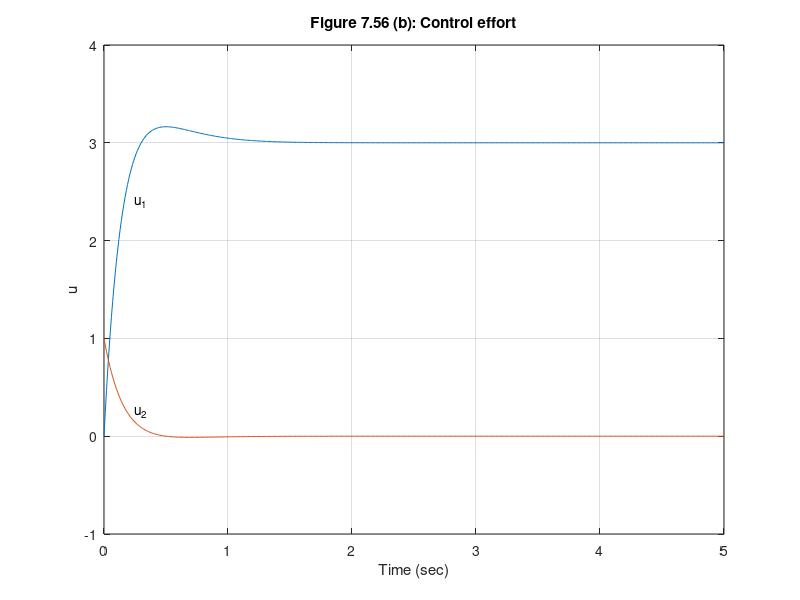

This figure's MATLAB source:
%  Figure 7.56      Feedback Control of Dynamic Systems, 4e
%                        Franklin, Powell, Emami
%
% script for Fig. 7.56             
%  
clf;
f=-3;
h=1;
g=1;
j=0;
ko=7;
k1=25;
l=7;
acl=[f,-ko,-k1;l,f-g*ko-l*h,-k1;1,0,0];
bcl=[0;0;-1];
ccl=[h, 0, 0];
dcl=[0];
t=0:.01:5;
syscl=ss(acl,bcl,ccl,dcl);
y1=step(syscl,t);
cclu=[0, -ko,-k1];
sysclu=ss(acl,bcl,cclu,dcl);
yu1=step(sysclu,t);
bclw=[1;1;0];
dclw=1;
sysclw=ss(acl,bclw,ccl,dcl);
syscluw=ss(acl,bclw,cclu,dclw);
y2=step(sysclw,t);
yu2=step(syscluw,t);
plot(t,y1,t,y2);
text(0.75,.85,'y_1');
text(0.75,.05,'y_2');
title('Figure 7.56 (a): Step response')
xlabel('Time (sec)');
ylabel('y');
grid on;
pause;
plot(t,yu1,t,yu2);
text(0.25,2.4,'u_1');
text(0.25,.25,'u_2');
title('Figure 7.56 (b): Control effort')
xlabel('Time (sec)');
ylabel('u');
grid on;

